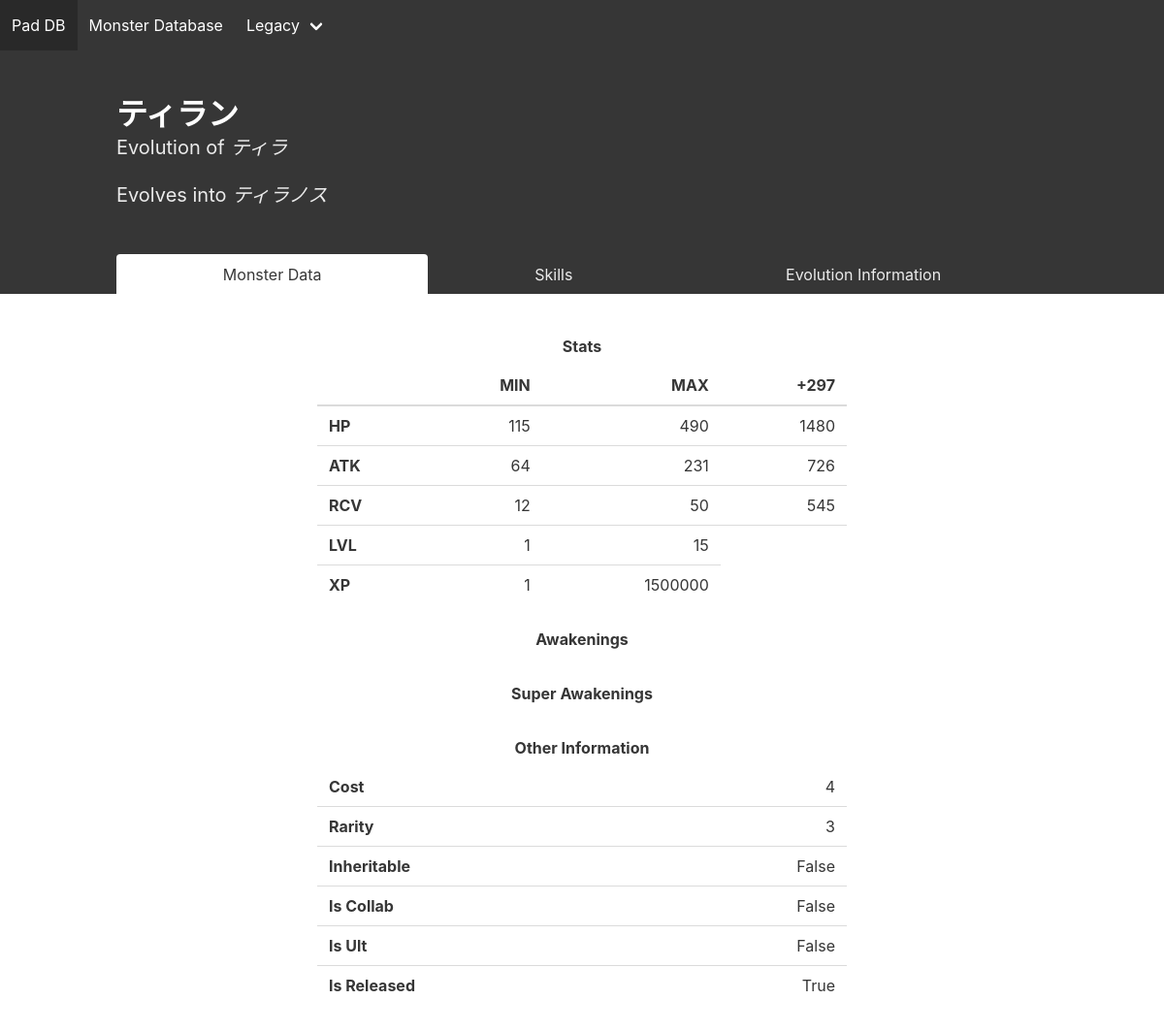
/monster/jp/2/, run on the app's committed database.
### monsterdatabasejp/models.py (models this page shows, shortened)
class MonsterData(models.Model):
    activeSkillID = models.IntegerField(blank=True, default=0)
    ancestorID = models.IntegerField(default=0)
    attributeID = models.IntegerField(default=0)
    attribute = models.CharField(default="", max_length=100)
    awakenings = models.TextField(default="")
    baseID = models.IntegerField(default=0)
    cardID = models.IntegerField(default=0)
    cost = models.IntegerField(default=0)
    furigana = models.CharField(default="", max_length=100)
    inheritable = models.BooleanField(default=False)
    isCollab = models.BooleanField(default=False)
    isReleased = models.BooleanField(default=False)
    isUlt = models.BooleanField(default=False)
    leaderSkillID = models.IntegerField(blank=True, default=0)
    maxATK = models.IntegerField(default=0)
    maxHP = models.IntegerField(default=0)
    maxLevel = models.IntegerField(default=0)
    maxRCV = models.IntegerField(default=0)
    minATK = models.IntegerField(default=0)
    minHP = models.IntegerField(default=0)
    minRCV = models.IntegerField(default=0)
    maxXP = models.IntegerField(default=0)
    name = models.CharField(default="", max_length=200)
    rarity = models.IntegerField(default=0)
    subAttributeID = models.IntegerField(default=0)
    subattribute = models.CharField(default="", max_length=100)
    hp99 = models.IntegerField(default=0)
    atk99 = models.IntegerField(default=0)
    rcv99 = models.IntegerField(default=0)
    superAwakenings = models.TextField(default="")
    evolutions = models.ManyToManyField(Evolution)
    evomat1 = models.IntegerField(default=0)
    evomat2 = models.IntegerField(default=0)
    evomat3 = models.IntegerField(default=0)
    evomat4 = models.IntegerField(default=0)
    evomat5 = models.IntegerField(default=0)
    unevomat1 = models.IntegerField(default=0)
    unevomat2 = models.IntegerField(default=0)
    unevomat3 = models.IntegerField(default=0)
    unevomat4 = models.IntegerField(default=0)
    unevomat5 = models.IntegerField(default=0)
    type1 = models.CharField(default="", max_length=100)
    type2 = models.CharField(default="", max_length=100)
    type3 = models.CharField(default="", max_length=100)

class CardJP(models.Model):
    activeSkill = models.ManyToManyField(ActiveSkill)
    leaderSkill = models.ManyToManyField(LeaderSkill)
    monster = models.OneToOneField(MonsterData, on_delete=models.CASCADE, related_name="monster", blank=True,
                                   null=True)

### monsterdatabasejp/views.py (the view)
# urls.py: path('monster/jp/<int:card_id>/', jpv.cardViewJP)
def cardViewJP(request, card_id):
    template = 'monster.html'
    mnstr = MonsterData.objects.get(cardID=card_id)
    card = CardJP.objects.get(monster=mnstr)
    cards = CardJP.objects.all()
    monsters = MonsterData.objects.all()
    ancestor = None
    if mnstr.ancestorID != mnstr.cardID:
        if mnstr.ancestorID != 0:
            ancestor = cards.get(monster=MonsterData.objects.get(cardID=mnstr.ancestorID))
    leaderskill = None
    if card.leaderSkill is not None:
        leaderskill = card.leaderSkill.all().first()
    activeskill = None
    if card.activeSkill is not None:
        activeskill = card.activeSkill.all().first()
    evos = None
    if len(mnstr.evolutions.all()) > 0:
        evos = []
        for evo in mnstr.evolutions.all():
            evoCard = cards.get(monster=MonsterData.objects.get(cardID=evo.evo))
            if "Alt." not in evoCard.monster.name:
                evos.append(evoCard)
    evomats = getEvoMats(mnstr, cards, monsters)
    unevomats = getUnEvoMats(mnstr, cards, monsters)
    awakenings = json.loads(mnstr.awakenings)
    sawakenings = json.loads(mnstr.superAwakenings)
    context = {'activeskill': activeskill, 'leaderskill': leaderskill,
               'monster': card.monster, 'ancestor': ancestor, "evolutions": evos, "evomats": evomats,
               "unevomats": unevomats, 'awakenings': awakenings, 'sawakenings': sawakenings}
    return render(request, template, context)

### monsterdatabasejp/views.py (called while the page is built)
def getEvoMats(monster, cards, monsters):
    evomats = []
    if monster.evomat1 != 0:
        evomats.append(cards.get(monster=monsters.get(cardID=monster.evomat1)))
    if monster.evomat2 != 0:
        evomats.append(cards.get(monster=monsters.get(cardID=monster.evomat2)))
    if monster.evomat3 != 0:
        evomats.append(cards.get(monster=monsters.get(cardID=monster.evomat3)))
    if monster.evomat4 != 0:
        evomats.append(cards.get(monster=monsters.get(cardID=monster.evomat4)))
    if monster.evomat5 != 0:
        evomats.append(cards.get(monster=monsters.get(cardID=monster.evomat5)))
    return evomats

def getUnEvoMats(monster, cards, monsters):
    evomats = []
    if monster.unevomat1 != 0:
        evomats.append(cards.get(monster=monsters.get(cardID=monster.unevomat1)))
    if monster.unevomat2 != 0:
        evomats.append(cards.get(monster=monsters.get(cardID=monster.unevomat2)))
    if monster.unevomat3 != 0:
        evomats.append(cards.get(monster=monsters.get(cardID=monster.unevomat3)))
    if monster.unevomat4 != 0:
        evomats.append(cards.get(monster=monsters.get(cardID=monster.unevomat4)))
    if monster.unevomat5 != 0:
        evomats.append(cards.get(monster=monsters.get(cardID=monster.unevomat5)))
    return evomats

### templates/monster.html (shortened to what this page needs)
{% extends 'home.html' %}
{% block content %}
    <section class="hero is-dark">
        <div class="hero-body">
            <div class="container">
                <h1 class="title">{{ monster.name }}</h1>
                {% if ancestor is not None %}
                    <h2 class="subtitle">Evolution of <a
                            href="/monster/na/{{ ancestor.monster.cardID }}"
                            class="is-italic"> {{ ancestor.monster.name }}</a></h2>
                {% endif %}
                {% if evolutions is not None %}
                    {% for evo in evolutions %}
                        <h2 class="subtitle" style="margin-bottom: 0%">Evolves into
                            <a href="/monster/na/{{ evo.monster.cardID }}"
                               class="is-italic"> {{ evo.monster.name }} </a>
                        </h2>
                    {% endfor %}
                {% endif %}
            </div>
        </div>
        <div class="hero-foot">
            <nav class="tabs is-boxed is-fullwidth">
                <div class="container">
                    <ul>
                        <li class="is-active" id="monstertab">
                            <a onclick="showMonsterData();">Monster Data</a>
                        </li>
                        <li id="leadertab">
                            <a onclick="showSkill();">Skills</a>
                        </li>
                        <li id="evotab">
                            <a onclick="showEvoData();">Evolution Information</a>
                        </li>
                    </ul>
                </div>
            </nav>
        </div>
    </section>
    <div class="columns is-centered is-5" style="margin: 2.5%">
        <div class="column is-half" id="monsterdata">
            <label class="label has-text-centered">Stats</label>
            <table class="table is-fullwidth">
                <thead>
                <tr>
                    <th></th>
                    <th class="has-text-right">MIN</th>
                    <th class="has-text-right">MAX</th>
                    <th class="has-text-right">+297</th>
                </tr>
                </thead>
                <tbody>
                <tr>
                    <th>HP</th>
                    <td class="has-text-right">{{ monster.minHP }}</td>
                    <td class="has-text-right">{{ monster.maxHP }}</td>
                    <td class="has-text-right">{{ monster.hp99 }}</td>
                </tr>
                <tr>
                    <th>ATK</th>
                    <td class="has-text-right">{{ monster.minATK }}</td>
                    <td class="has-text-right">{{ monster.maxATK }}</td>
                    <td class="has-text-right">{{ monster.atk99 }}</td>
                </tr>
                <tr>
                    <th>RCV</th>
                    <td class="has-text-right">{{ monster.minRCV }}</td>
                    <td class="has-text-right">{{ monster.maxRCV }}</td>
                    <td class="has-text-right">{{ monster.rcv99 }}</td>
                </tr>
                <tr>
                    <th>LVL</th>
                    <td class="has-text-right"> 1</td>
                    <td class="has-text-right">{{ monster.maxLevel }}</td>
                </tr>
                <tr>
                    <th>XP</th>
                    <td class="has-text-right">1</td>
                    <td class="has-text-right">{{ monster.maxXP }}</td>
                </tr>
                </tbody>
            </table>
            <label class="label has-text-centered">Awakenings</label>
            <label class="label has-text-centered">Super Awakenings</label>
            <label class="label has-text-centered">Other Information</label>
            <table class="table is-fullwidth">
                <tbody>
                <tr>
                    <th>Cost</th>
                    <td class="has-text-right">{{ monster.cost }}</td>
                </tr>
                <tr>
                    <th>Rarity</th>
                    <td class="has-text-right">{{ monster.rarity }}</td>
                </tr>
                <tr>
                    <th>Inheritable</th>
                    <td class="has-text-right">{{ monster.inheritable }}</td>
                </tr>
                <tr>
                    <th>Is Collab</th>
                    <td class="has-text-right">{{ monster.isCollab }}</td>
                </tr>
                <tr>
                    <th>Is Ult</th>
                    <td class="has-text-right">{{ monster.isUlt }}</td>
                </tr>
                <tr>
                    <th>Is Released</th>
                    <td class="has-text-right">{{ monster.isReleased }}</td>
                </tr>
                </tbody>
            </table>
        </div>
    </div>
{% endblock %}

### data on the page
MonsterData: name "ティラン", minHP "115", maxHP "490", hp99 "1480", minATK "64", maxATK "231", atk99 "726", minRCV "12", maxRCV "50", rcv99 "545", maxLevel "15", maxXP "1500000", cost "4", rarity "3", inheritable "False", isCollab "False", isUlt "False", isReleased "True"
CardJP: monster.name "ティラ"
CardJP: monster.name "ティラノス"
